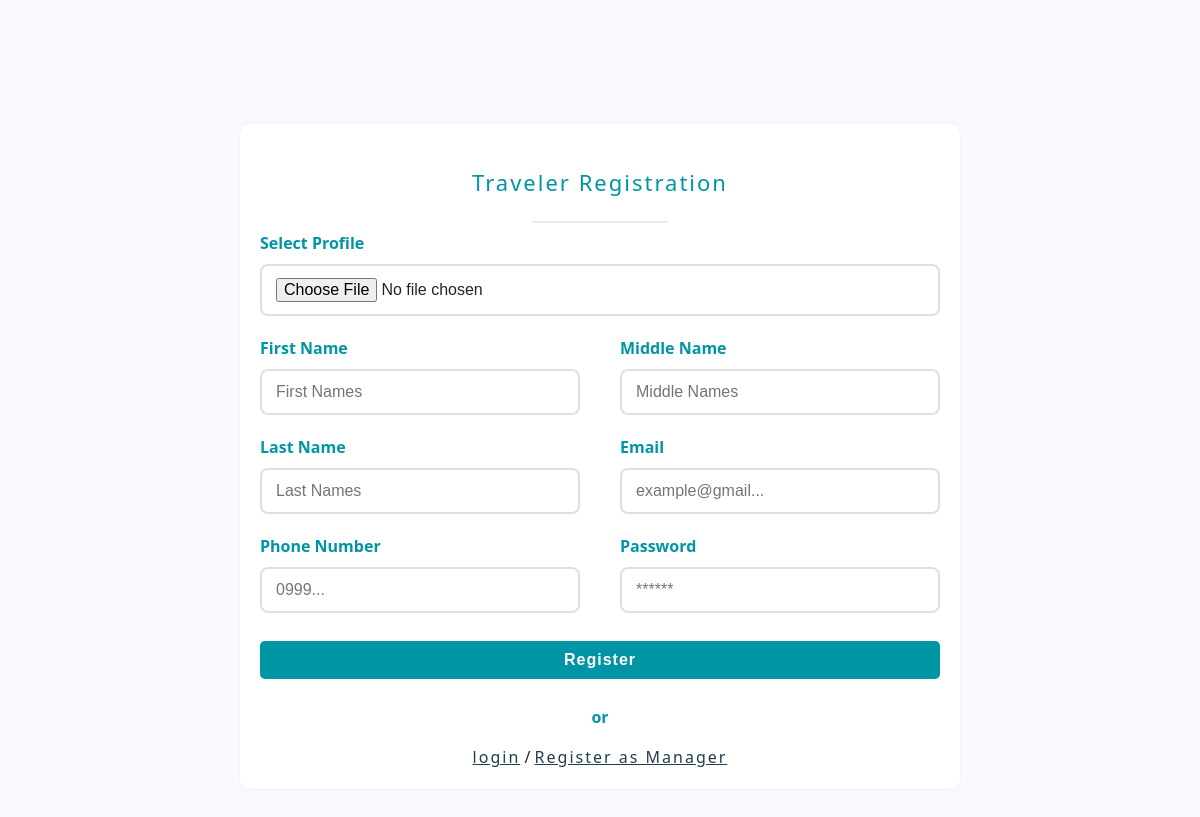
The app's page /src/user/register_traveler.php, older data.
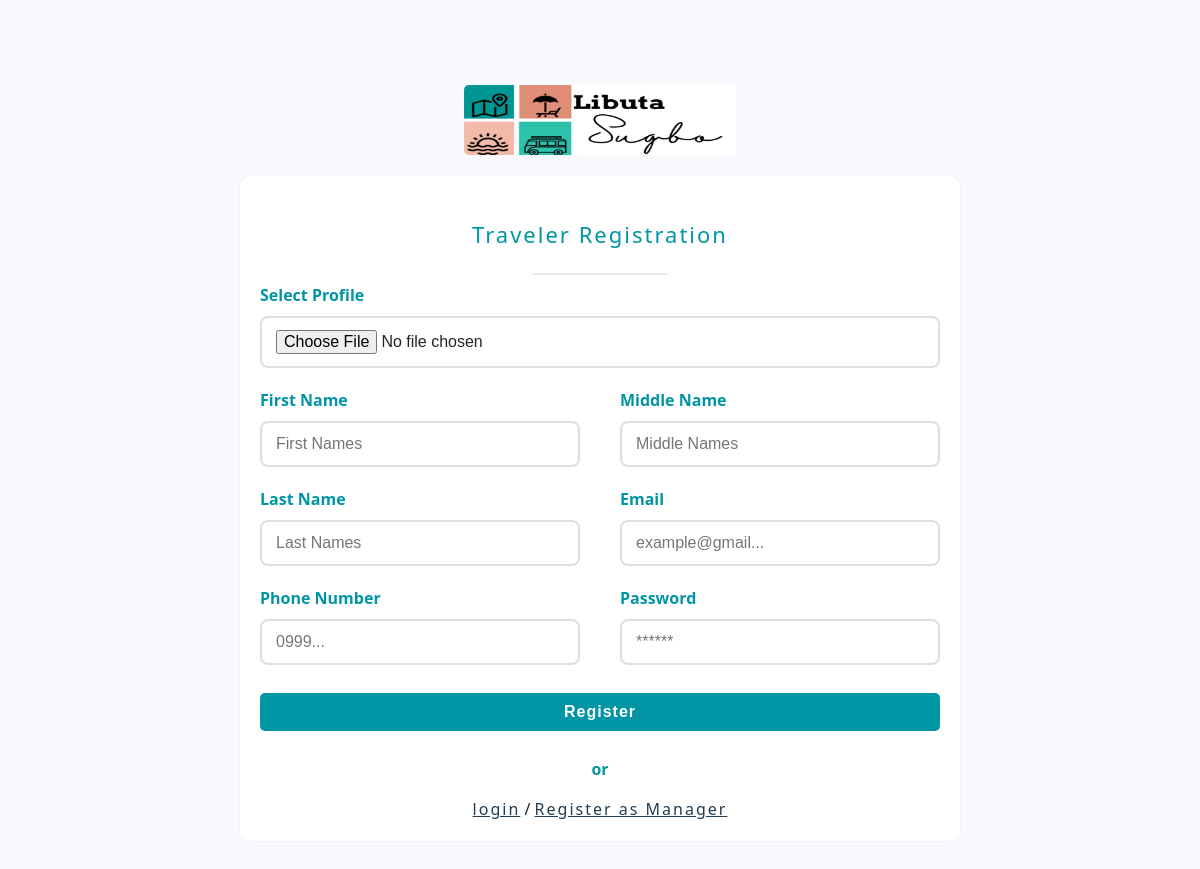
The same page, newer data.
### tables this page shows
CREATE TABLE `logo` (
  `id` int(255) NOT NULL,
  `image` varchar(255) NOT NULL
);

### class/Logo.php (called while the page is built, shortened)
<?php
class Logo extends User{
    public function GetLogo(){
        $con = $this->GetConnection();
        $stmt = $con->prepare("SELECT * FROM logo");
        $executeResult = $stmt->execute();
        return $stmt->fetch(PDO::FETCH_OBJ);
    }
}

### src/user/register_traveler.php (the view, shortened to what this page needs)
<?php
     $logo = new logo;
     $Getlogo = $logo->Getlogo();
     $logoimage = '';
     if($Getlogo){
        $logoimage = $Getlogo->image;
     }
?>
<!DOCTYPE html>
<html lang="en">
<head>
    <link rel="stylesheet" href="../public/css/authentication_style.css?v=6">
</head>
<body>
    <div class="containter-signup">
        <div class="logo_cont-signup">
        <img src="assets/logo/<?php echo $logoimage; ?>" alt="">
        </div>
        <div class="signup-containers">
            <div class="header-container">
                <p id='spamttitle'>
                   Traveler Registration
                </p>
            </div>
            <div class="hrdiv">
                <hr class="hr">
           </div>
           <form id="submitForm" class="input-container-signup">
                <div class="input-container2" style="margin-bottom:-9px">
                        <span>Select Profile</span>
                        <input type="file" id="profile_image" required name="profile_image" placeholder="Select Profile">
                </div>
                <div class="signdis">
                    <div class="input-container">
                        <span>First Name</span>
                        <input type="text" id="first_name" required name="first_name" placeholder="First Names">
                    </div>
                    <div class="input-container">
                        <span>Middle Name</span>
                        <input type="text" id="middle_name" required name="middle_name" placeholder="Middle Names">
                    </div>
                    <div class="input-container">
                        <span>Last Name</span>
                        <input type="text" id="last_name" required name="last_name" placeholder="Last Names">
                    </div>
                    <div class="input-container">
                        <span>Email</span>
                        <input type="email" id="email" required name="email" placeholder="example@gmail...">
                    </div>
                    <div class="input-container">
                        <span>Phone Number</span>
                        <input type="number" id="phone" required name="phone" placeholder="0999...">
                    </div>
                    <div class="input-container">
                        <span>Password</span>
                        <input type="password" id="password" required name="password" placeholder="******">
                    </div>
                </div>
                <div class="submit-container">
                    <button id="submit">
                        <span id="span">Register</span>
                    </button>
                </div>
            </form>
            <div class="sign_up">
                <p>or</p>
                <a href="login">login</a> / <a href="register_manager">Register as Manager</a>
            </div>
        </div>
    </div>
</body>
</html>

Row changes from the older to the newer data that the page shows:
added logo: image (picture)
